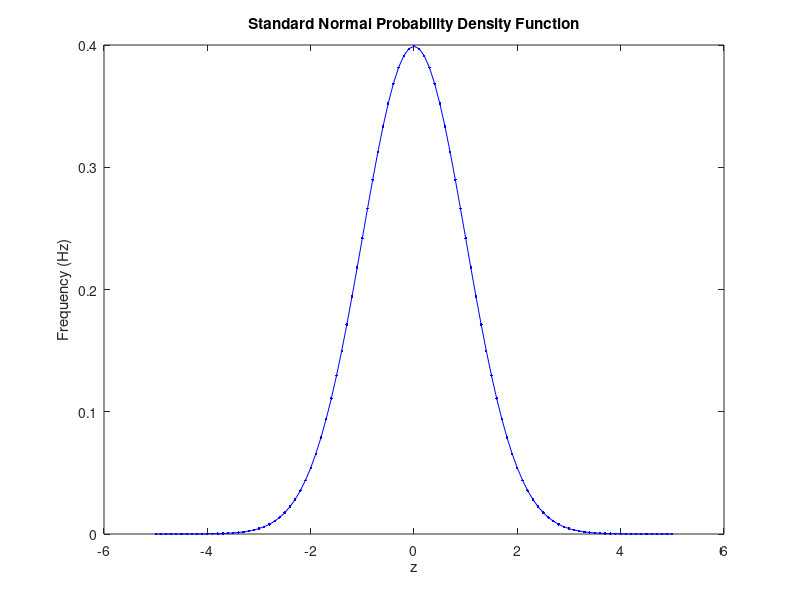

Here is the MATLAB script that generated this plot:
%% Summary

%Created by Chris Graffia on January 26, 2019.
    %Mech 105
%This algorithm graphs the standard normal probability density function.

%% Computations

%Define the Function and its Parameters
z = -5:0.1:5;
f = exp(-(z.^2)/2)/sqrt(2*pi);
%Create a Plot
plot(z,f,'b.-')
title('Standard Normal Probability Density Function')
xlabel('z')
ylabel('Frequency (Hz)')
